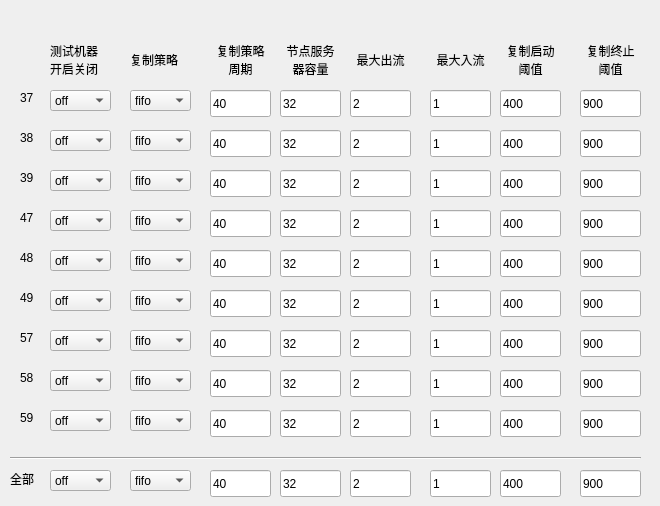
   <widget class="QWidget" name="tab_3">
    <attribute name="title">
     <string>机器列表3</string>
    </attribute>
    <widget class="QLabel" name="label_18">
     <property name="geometry">
      <rect>
       <x>130</x>
       <y>40</y>
       <width>61</width>
       <height>41</height>
      </rect>
     </property>
     <property name="text">
      <string>&lt;html&gt;&lt;head/&gt;&lt;body&gt;&lt;p&gt;复制策略&lt;/p&gt;&lt;/body&gt;&lt;/html&gt;</string>
     </property>
    </widget>
    <widget class="QLabel" name="label_19">
     <property name="geometry">
      <rect>
       <x>350</x>
       <y>40</y>
       <width>61</width>
       <height>41</height>
      </rect>
     </property>
     <property name="text">
      <string>&lt;html&gt;&lt;head/&gt;&lt;body&gt;&lt;p align=&quot;center&quot;&gt;最大出流&lt;/p&gt;&lt;/body&gt;&lt;/html&gt;</string>
     </property>
    </widget>
    <widget class="QLabel" name="label_20">
     <property name="geometry">
      <rect>
       <x>500</x>
       <y>40</y>
       <width>61</width>
       <height>41</height>
      </rect>
     </property>
     <property name="text">
      <string>&lt;html&gt;&lt;head/&gt;&lt;body&gt;&lt;p align=&quot;center&quot;&gt;复制启动&lt;br/&gt;阈值&lt;/p&gt;&lt;/body&gt;&lt;/html&gt;</string>
     </property>
    </widget>
    <widget class="QLabel" name="label_34">
     <property name="geometry">
      <rect>
       <x>570</x>
       <y>40</y>
       <width>81</width>
       <height>41</height>
      </rect>
     </property>
     <property name="text">
      <string>&lt;html&gt;&lt;head/&gt;&lt;body&gt;&lt;p align=&quot;center&quot;&gt;复制终止&lt;br/&gt;阈值&lt;/p&gt;&lt;/body&gt;&lt;/html&gt;</string>
     </property>
    </widget>
    <widget class="QLabel" name="label_21">
     <property name="geometry">
      <rect>
       <x>210</x>
       <y>40</y>
       <width>61</width>
       <height>41</height>
      </rect>
     </property>
     <property name="text">
      <string>&lt;html&gt;&lt;head/&gt;&lt;body&gt;&lt;p align=&quot;center&quot;&gt;复制策略&lt;br/&gt;周期&lt;/p&gt;&lt;/body&gt;&lt;/html&gt;</string>
     </property>
    </widget>
    <widget class="QLabel" name="label_4">
     <property name="geometry">
      <rect>
       <x>50</x>
       <y>40</y>
       <width>66</width>
       <height>41</height>
      </rect>
     </property>
     <property name="text">
      <string>&lt;html&gt;&lt;head/&gt;&lt;body&gt;&lt;p&gt;测试机器&lt;br/&gt;开启关闭&lt;/p&gt;&lt;/body&gt;&lt;/html&gt;</string>
     </property>
    </widget>
    <widget class="QLabel" name="label_22">
     <property name="geometry">
      <rect>
       <x>280</x>
       <y>40</y>
       <width>61</width>
       <height>41</height>
      </rect>
     </property>
     <property name="text">
      <string>&lt;html&gt;&lt;head/&gt;&lt;body&gt;&lt;p align=&quot;center&quot;&gt;节点服务&lt;br/&gt;器容量&lt;/p&gt;&lt;/body&gt;&lt;/html&gt;</string>
     </property>
    </widget>
    <widget class="QLabel" name="label_23">
     <property name="geometry">
      <rect>
       <x>430</x>
       <y>40</y>
       <width>61</width>
       <height>41</height>
      </rect>
     </property>
     <property name="text">
      <string>&lt;html&gt;&lt;head/&gt;&lt;body&gt;&lt;p align=&quot;center&quot;&gt;最大入流&lt;/p&gt;&lt;/body&gt;&lt;/html&gt;</string>
     </property>
    </widget>
    <widget class="QComboBox" name="comboBox_onoff_37">
     <property name="geometry">
      <rect>
       <x>50</x>
       <y>90</y>
       <width>61</width>
       <height>21</height>
      </rect>
     </property>
     <item>
      <property name="text">
       <string>off</string>
      </property>
     </item>
     <item>
      <property name="text">
       <string>on</string>
      </property>
     </item>
    </widget>
    <widget class="QLineEdit" name="lineEdit_period_37">
     <property name="geometry">
      <rect>
       <x>210</x>
       <y>90</y>
       <width>61</width>
       <height>27</height>
      </rect>
     </property>
     <property name="text">
      <string>40</string>
     </property>
    </widget>
    <widget class="QLineEdit" name="lineEdit_capacity_37">
     <property name="geometry">
      <rect>
       <x>280</x>
       <y>90</y>
       <width>61</width>
       <height>27</height>
      </rect>
     </property>
     <property name="text">
      <string>32</string>
     </property>
    </widget>
    <widget class="QLineEdit" name="lineEdit_maxin_37">
     <property name="geometry">
      <rect>
       <x>430</x>
       <y>90</y>
       <width>61</width>
       <height>27</height>
      </rect>
     </property>
     <property name="text">
      <string>1</string>
     </property>
    </widget>
    <widget class="QComboBox" name="comboBox_algo_37">
     <property name="geometry">
      <rect>
       <x>130</x>
       <y>90</y>
       <width>61</width>
       <height>21</height>
      </rect>
     </property>
     <item>
      <property name="text">
       <string>fifo</string>
      </property>
     </item>
     <item>
      <property name="text">
       <string>lru</string>
      </property>
     </item>
     <item>
      <property name="text">
       <string>dw</string>
      </property>
     </item>
     <item>
      <property name="text">
       <string>lfu</string>
      </property>
     </item>
    </widget>
    <widget class="QLabel" name="label_ip_37">
     <property name="geometry">
      <rect>
       <x>20</x>
       <y>90</y>
       <width>21</width>
       <height>16</height>
      </rect>
     </property>
     <property name="text">
      <string>37</string>
     </property>
    </widget>
    <widget class="QLineEdit" name="lineEdit_threshhigh_37">
     <property name="geometry">
      <rect>
       <x>580</x>
       <y>90</y>
       <width>61</width>
       <height>27</height>
      </rect>
     </property>
     <property name="text">
      <string>900</string>
     </property>
    </widget>
    <widget class="QLineEdit" name="lineEdit_maxout_37">
     <property name="geometry">
      <rect>
       <x>350</x>
       <y>90</y>
       <width>61</width>
       <height>27</height>
      </rect>
     </property>
     <property name="text">
      <string>2</string>
     </property>
    </widget>
    <widget class="QLineEdit" name="lineEdit_thresh_37">
     <property name="geometry">
      <rect>
       <x>500</x>
       <y>90</y>
       <width>61</width>
       <height>27</height>
      </rect>
     </property>
     <property name="text">
      <string>400</string>
     </property>
    </widget>
    <widget class="QComboBox" name="comboBox_algo_38">
     <property name="geometry">
      <rect>
       <x>130</x>
       <y>130</y>
       <width>61</width>
       <height>21</height>
      </rect>
     </property>
     <item>
      <property name="text">
       <string>fifo</string>
      </property>
     </item>
     <item>
      <property name="text">
       <string>lru</string>
      </property>
     </item>
     <item>
      <property name="text">
       <string>dw</string>
      </property>
     </item>
     <item>
      <property name="text">
       <string>lfu</string>
      </property>
     </item>
    </widget>
    <widget class="QLineEdit" name="lineEdit_maxout_38">
     <property name="geometry">
      <rect>
       <x>350</x>
       <y>130</y>
       <width>61</width>
       <height>27</height>
      </rect>
     </property>
     <property name="text">
      <string>2</string>
     </property>
    </widget>
    <widget class="QComboBox" name="comboBox_onoff_38">
     <property name="geometry">
      <rect>
       <x>50</x>
       <y>130</y>
       <width>61</width>
       <height>21</height>
      </rect>
     </property>
     <item>
      <property name="text">
       <string>off</string>
      </property>
     </item>
     <item>
      <property name="text">
       <string>on</string>
      </property>
     </item>
    </widget>
    <widget class="QLineEdit" name="lineEdit_period_38">
     <property name="geometry">
      <rect>
       <x>210</x>
       <y>130</y>
       <width>61</width>
       <height>27</height>
      </rect>
     </property>
     <property name="text">
      <string>40</string>
     </property>
    </widget>
    <widget class="QLabel" name="label_ip_38">
     <property name="geometry">
      <rect>
       <x>20</x>
       <y>130</y>
       <width>21</width>
       <height>16</height>
      </rect>
     </property>
     <property name="text">
      <string>38</string>
     </property>
    </widget>
    <widget class="QLineEdit" name="lineEdit_thresh_38">
     <property name="geometry">
      <rect>
       <x>500</x>
       <y>130</y>
       <width>61</width>
       <height>27</height>
      </rect>
     </property>
     <property name="text">
      <string>400</string>
     </property>
    </widget>
    <widget class="QLineEdit" name="lineEdit_threshhigh_38">
     <property name="geometry">
      <rect>
       <x>580</x>
       <y>130</y>
       <width>61</width>
       <height>27</height>
      </rect>
     </property>
     <property name="text">
      <string>900</string>
     </property>
    </widget>
    <widget class="QLineEdit" name="lineEdit_capacity_38">
     <property name="geometry">
      <rect>
       <x>280</x>
       <y>130</y>
       <width>61</width>
       <height>27</height>
      </rect>
     </property>
     <property name="text">
      <string>32</string>
     </property>
    </widget>
    <widget class="QLineEdit" name="lineEdit_maxin_38">
     <property name="geometry">
      <rect>
       <x>430</x>
       <y>130</y>
       <width>61</width>
       <height>27</height>
      </rect>
     </property>
     <property name="text">
      <string>1</string>
     </property>
    </widget>
    <widget class="QComboBox" name="comboBox_algo_39">
     <property name="geometry">
      <rect>
       <x>130</x>
       <y>170</y>
       <width>61</width>
       <height>21</height>
      </rect>
     </property>
     <item>
      <property name="text">
       <string>fifo</string>
      </property>
     </item>
     <item>
      <property name="text">
       <string>lru</string>
      </property>
     </item>
     <item>
      <property name="text">
       <string>dw</string>
      </property>
     </item>
     <item>
      <property name="text">
       <string>lfu</string>
      </property>
     </item>
    </widget>
    <widget class="QLineEdit" name="lineEdit_maxout_39">
     <property name="geometry">
      <rect>
       <x>350</x>
       <y>170</y>
       <width>61</width>
       <height>27</height>
      </rect>
     </property>
     <property name="text">
      <string>2</string>
     </property>
    </widget>
    <widget class="QComboBox" name="comboBox_onoff_39">
     <property name="geometry">
      <rect>
       <x>50</x>
       <y>170</y>
       <width>61</width>
       <height>21</height>
      </rect>
     </property>
     <item>
      <property name="text">
       <string>off</string>
      </property>
     </item>
     <item>
      <property name="text">
       <string>on</string>
      </property>
     </item>
    </widget>
    <widget class="QLineEdit" name="lineEdit_period_39">
     <property name="geometry">
      <rect>
       <x>210</x>
       <y>170</y>
       <width>61</width>
       <height>27</height>
      </rect>
     </property>
     <property name="text">
      <string>40</string>
     </property>
    </widget>
    <widget class="QLabel" name="label_ip_39">
     <property name="geometry">
      <rect>
       <x>20</x>
       <y>170</y>
       <width>21</width>
       <height>16</height>
      </rect>
     </property>
     <property name="text">
      <string>39</string>
     </property>
    </widget>
    <widget class="QLineEdit" name="lineEdit_thresh_39">
     <property name="geometry">
      <rect>
       <x>500</x>
       <y>170</y>
       <width>61</width>
       <height>27</height>
      </rect>
     </property>
     <property name="text">
      <string>400</string>
     </property>
    </widget>
    <widget class="QLineEdit" name="lineEdit_threshhigh_39">
     <property name="geometry">
      <rect>
       <x>580</x>
       <y>170</y>
       <width>61</width>
       <height>27</height>
      </rect>
     </property>
     <property name="text">
      <string>900</string>
     </property>
    </widget>
    <widget class="QLineEdit" name="lineEdit_capacity_39">
     <property name="geometry">
      <rect>
       <x>280</x>
       <y>170</y>
       <width>61</width>
       <height>27</height>
      </rect>
     </property>
     <property name="text">
      <string>32</string>
     </property>
    </widget>
    <widget class="QLineEdit" name="lineEdit_maxin_39">
     <property name="geometry">
      <rect>
       <x>430</x>
       <y>170</y>
       <width>61</width>
       <height>27</height>
      </rect>
     </property>
     <property name="text">
      <string>1</string>
     </property>
    </widget>
    <widget class="QComboBox" name="comboBox_algo_47">
     <property name="geometry">
      <rect>
       <x>130</x>
       <y>210</y>
       <width>61</width>
       <height>21</height>
      </rect>
     </property>
     <item>
      <property name="text">
       <string>fifo</string>
      </property>
     </item>
     <item>
      <property name="text">
       <string>lru</string>
      </property>
     </item>
     <item>
      <property name="text">
       <string>dw</string>
      </property>
     </item>
     <item>
      <property name="text">
       <string>lfu</string>
      </property>
     </item>
    </widget>
    <widget class="QLineEdit" name="lineEdit_maxout_47">
     <property name="geometry">
      <rect>
       <x>350</x>
       <y>210</y>
       <width>61</width>
       <height>27</height>
      </rect>
     </property>
     <property name="text">
      <string>2</string>
     </property>
    </widget>
    <widget class="QComboBox" name="comboBox_onoff_47">
     <property name="geometry">
      <rect>
       <x>50</x>
       <y>210</y>
       <width>61</width>
       <height>21</height>
      </rect>
     </property>
     <item>
      <property name="text">
       <string>off</string>
      </property>
     </item>
     <item>
      <property name="text">
       <string>on</string>
      </property>
     </item>
    </widget>
    <widget class="QLineEdit" name="lineEdit_period_47">
     <property name="geometry">
      <rect>
       <x>210</x>
       <y>210</y>
       <width>61</width>
       <height>27</height>
      </rect>
     </property>
     <property name="text">
      <string>40</string>
     </property>
    </widget>
    <widget class="QLabel" name="label_ip_47">
     <property name="geometry">
      <rect>
       <x>20</x>
       <y>210</y>
       <width>21</width>
       <height>16</height>
      </rect>
     </property>
     <property name="text">
      <string>47</string>
     </property>
    </widget>
    <widget class="QLineEdit" name="lineEdit_thresh_47">
     <property name="geometry">
      <rect>
       <x>500</x>
       <y>210</y>
       <width>61</width>
       <height>27</height>
      </rect>
     </property>
     <property name="text">
      <string>400</string>
     </property>
    </widget>
    <widget class="QLineEdit" name="lineEdit_threshhigh_47">
     <property name="geometry">
      <rect>
       <x>580</x>
       <y>210</y>
       <width>61</width>
       <height>27</height>
      </rect>
     </property>
     <property name="text">
      <string>900</string>
     </property>
    </widget>
    <widget class="QLineEdit" name="lineEdit_capacity_47">
     <property name="geometry">
      <rect>
       <x>280</x>
       <y>210</y>
       <width>61</width>
       <height>27</height>
      </rect>
     </property>
     <property name="text">
      <string>32</string>
     </property>
    </widget>
    <widget class="QLineEdit" name="lineEdit_maxin_47">
     <property name="geometry">
      <rect>
       <x>430</x>
       <y>210</y>
       <width>61</width>
       <height>27</height>
      </rect>
     </property>
     <property name="text">
      <string>1</string>
     </property>
    </widget>
    <widget class="QComboBox" name="comboBox_algo_48">
     <property name="geometry">
      <rect>
       <x>130</x>
       <y>250</y>
       <width>61</width>
       <height>21</height>
      </rect>
     </property>
     <item>
      <property name="text">
       <string>fifo</string>
      </property>
     </item>
     <item>
      <property name="text">
       <string>lru</string>
      </property>
     </item>
     <item>
      <property name="text">
       <string>dw</string>
      </property>
     </item>
     <item>
      <property name="text">
       <string>lfu</string>
      </property>
     </item>
    </widget>
    <widget class="QLineEdit" name="lineEdit_maxout_48">
     <property name="geometry">
      <rect>
       <x>350</x>
       <y>250</y>
       <width>61</width>
       <height>27</height>
      </rect>
     </property>
     <property name="text">
      <string>2</string>
     </property>
    </widget>
    <widget class="QComboBox" name="comboBox_onoff_48">
     <property name="geometry">
      <rect>
       <x>50</x>
       <y>250</y>
       <width>61</width>
       <height>21</height>
      </rect>
     </property>
     <item>
      <property name="text">
       <string>off</string>
      </property>
     </item>
     <item>
      <property name="text">
       <string>on</string>
      </property>
     </item>
    </widget>
    <widget class="QLineEdit" name="lineEdit_period_48">
     <property name="geometry">
      <rect>
       <x>210</x>
       <y>250</y>
       <width>61</width>
       <height>27</height>
      </rect>
     </property>
     <property name="text">
      <string>40</string>
     </property>
    </widget>
    <widget class="QLabel" name="label_ip_48">
     <property name="geometry">
      <rect>
       <x>20</x>
       <y>250</y>
       <width>21</width>
       <height>16</height>
      </rect>
     </property>
     <property name="text">
      <string>48</string>
     </property>
    </widget>
    <widget class="QLineEdit" name="lineEdit_thresh_48">
     <property name="geometry">
      <rect>
       <x>500</x>
       <y>250</y>
       <width>61</width>
       <height>27</height>
      </rect>
     </property>
     <property name="text">
      <string>400</string>
     </property>
    </widget>
    <widget class="QLineEdit" name="lineEdit_threshhigh_48">
     <property name="geometry">
      <rect>
       <x>580</x>
       <y>250</y>
       <width>61</width>
       <height>27</height>
      </rect>
     </property>
     <property name="text">
      <string>900</string>
     </property>
    </widget>
    <widget class="QLineEdit" name="lineEdit_capacity_48">
     <property name="geometry">
      <rect>
       <x>280</x>
       <y>250</y>
       <width>61</width>
       <height>27</height>
      </rect>
     </property>
     <property name="text">
      <string>32</string>
     </property>
    </widget>
    <widget class="QLineEdit" name="lineEdit_maxin_48">
     <property name="geometry">
      <rect>
       <x>430</x>
       <y>250</y>
       <width>61</width>
       <height>27</height>
      </rect>
     </property>
     <property name="text">
      <string>1</string>
     </property>
    </widget>
    <widget class="QComboBox" name="comboBox_algo_49">
     <property name="geometry">
      <rect>
       <x>130</x>
       <y>290</y>
       <width>61</width>
       <height>21</height>
      </rect>
     </property>
     <item>
      <property name="text">
       <string>fifo</string>
      </property>
     </item>
     <item>
      <property name="text">
       <string>lru</string>
      </property>
     </item>
     <item>
      <property name="text">
       <string>dw</string>
      </property>
     </item>
     <item>
      <property name="text">
       <string>lfu</string>
      </property>
     </item>
    </widget>
    <widget class="QLineEdit" name="lineEdit_maxout_49">
     <property name="geometry">
      <rect>
       <x>350</x>
       <y>290</y>
       <width>61</width>
       <height>27</height>
      </rect>
     </property>
     <property name="text">
      <string>2</string>
     </property>
    </widget>
    <widget class="QComboBox" name="comboBox_onoff_49">
     <property name="geometry">
      <rect>
       <x>50</x>
       <y>290</y>
       <width>61</width>
       <height>21</height>
      </rect>
     </property>
     <item>
      <property name="text">
       <string>off</string>
      </property>
     </item>
     <item>
      <property name="text">
       <string>on</string>
      </property>
     </item>
    </widget>
    <widget class="QLineEdit" name="lineEdit_period_49">
     <property name="geometry">
      <rect>
       <x>210</x>
       <y>290</y>
       <width>61</width>
       <height>27</height>
      </rect>
     </property>
     <property name="text">
      <string>40</string>
     </property>
    </widget>
    <widget class="QLabel" name="label_ip_49">
     <property name="geometry">
      <rect>
       <x>20</x>
       <y>290</y>
       <width>21</width>
       <height>16</height>
      </rect>
     </property>
     <property name="text">
      <string>49</string>
     </property>
    </widget>
    <widget class="QLineEdit" name="lineEdit_thresh_49">
     <property name="geometry">
      <rect>
       <x>500</x>
       <y>290</y>
       <width>61</width>
       <height>27</height>
      </rect>
     </property>
     <property name="text">
      <string>400</string>
     </property>
    </widget>
    <widget class="QLineEdit" name="lineEdit_threshhigh_49">
     <property name="geometry">
      <rect>
       <x>580</x>
       <y>290</y>
       <width>61</width>
       <height>27</height>
      </rect>
     </property>
     <property name="text">
      <string>900</string>
     </property>
    </widget>
    <widget class="QLineEdit" name="lineEdit_capacity_49">
     <property name="geometry">
      <rect>
       <x>280</x>
       <y>290</y>
       <width>61</width>
       <height>27</height>
      </rect>
     </property>
     <property name="text">
      <string>32</string>
     </property>
    </widget>
    <widget class="QLineEdit" name="lineEdit_maxin_49">
     <property name="geometry">
      <rect>
       <x>430</x>
       <y>290</y>
       <width>61</width>
       <height>27</height>
      </rect>
     </property>
     <property name="text">
      <string>1</string>
     </property>
    </widget>
    <widget class="QComboBox" name="comboBox_algo_57">
     <property name="geometry">
      <rect>
       <x>130</x>
       <y>330</y>
       <width>61</width>
       <height>21</height>
      </rect>
     </property>
     <item>
      <property name="text">
       <string>fifo</string>
      </property>
     </item>
     <item>
      <property name="text">
       <string>lru</string>
      </property>
     </item>
     <item>
      <property name="text">
       <string>dw</string>
      </property>
     </item>
     <item>
      <property name="text">
       <string>lfu</string>
      </property>
     </item>
    </widget>
    <widget class="QLineEdit" name="lineEdit_maxout_57">
     <property name="geometry">
      <rect>
       <x>350</x>
       <y>330</y>
       <width>61</width>
       <height>27</height>
      </rect>
     </property>
     <property name="text">
      <string>2</string>
     </property>
    </widget>
    <widget class="QComboBox" name="comboBox_onoff_57">
     <property name="geometry">
      <rect>
       <x>50</x>
       <y>330</y>
       <width>61</width>
       <height>21</height>
      </rect>
     </property>
     <item>
      <property name="text">
       <string>off</string>
      </property>
     </item>
     <item>
      <property name="text">
       <string>on</string>
      </property>
     </item>
    </widget>
    <widget class="QLineEdit" name="lineEdit_period_57">
     <property name="geometry">
      <rect>
       <x>210</x>
       <y>330</y>
       <width>61</width>
       <height>27</height>
      </rect>
     </property>
     <property name="text">
      <string>40</string>
     </property>
    </widget>
    <widget class="QLabel" name="label_ip_57">
     <property name="geometry">
      <rect>
       <x>20</x>
       <y>330</y>
       <width>21</width>
       <height>16</height>
      </rect>
     </property>
     <property name="text">
      <string>57</string>
     </property>
    </widget>
    <widget class="QLineEdit" name="lineEdit_thresh_57">
     <property name="geometry">
      <rect>
       <x>500</x>
       <y>330</y>
       <width>61</width>
       <height>27</height>
      </rect>
     </property>
     <property name="text">
      <string>400</string>
     </property>
    </widget>
    <widget class="QLineEdit" name="lineEdit_threshhigh_57">
     <property name="geometry">
      <rect>
       <x>580</x>
       <y>330</y>
       <width>61</width>
       <height>27</height>
      </rect>
     </property>
     <property name="text">
      <string>900</string>
     </property>
    </widget>
    <widget class="QLineEdit" name="lineEdit_capacity_57">
     <property name="geometry">
      <rect>
       <x>280</x>
       <y>330</y>
       <width>61</width>
       <height>27</height>
      </rect>
     </property>
     <property name="text">
      <string>32</string>
     </property>
    </widget>
    <widget class="QLineEdit" name="lineEdit_maxin_57">
     <property name="geometry">
      <rect>
       <x>430</x>
       <y>330</y>
       <width>61</width>
       <height>27</height>
      </rect>
     </property>
     <property name="text">
      <string>1</string>
     </property>
    </widget>
    <widget class="QComboBox" name="comboBox_algo_58">
     <property name="geometry">
      <rect>
       <x>130</x>
       <y>370</y>
       <width>61</width>
       <height>21</height>
      </rect>
     </property>
     <item>
      <property name="text">
       <string>fifo</string>
      </property>
     </item>
     <item>
      <property name="text">
       <string>lru</string>
      </property>
     </item>
     <item>
      <property name="text">
       <string>dw</string>
      </property>
     </item>
     <item>
      <property name="text">
       <string>lfu</string>
      </property>
     </item>
    </widget>
    <widget class="QLineEdit" name="lineEdit_maxout_58">
     <property name="geometry">
      <rect>
       <x>350</x>
       <y>370</y>
       <width>61</width>
       <height>27</height>
      </rect>
     </property>
     <property name="text">
      <string>2</string>
     </property>
    </widget>
    <widget class="QComboBox" name="comboBox_onoff_58">
     <property name="geometry">
      <rect>
       <x>50</x>
       <y>370</y>
       <width>61</width>
       <height>21</height>
      </rect>
     </property>
     <item>
      <property name="text">
       <string>off</string>
      </property>
     </item>
     <item>
      <property name="text">
       <string>on</string>
      </property>
     </item>
    </widget>
    <widget class="QLineEdit" name="lineEdit_period_58">
     <property name="geometry">
      <rect>
       <x>210</x>
       <y>370</y>
       <width>61</width>
       <height>27</height>
      </rect>
     </property>
     <property name="text">
      <string>40</string>
     </property>
    </widget>
    <widget class="QLabel" name="label_ip_58">
     <property name="geometry">
      <rect>
       <x>20</x>
       <y>370</y>
       <width>21</width>
       <height>16</height>
      </rect>
     </property>
     <property name="text">
      <string>58</string>
     </property>
    </widget>
    <widget class="QLineEdit" name="lineEdit_thresh_58">
     <property name="geometry">
      <rect>
       <x>500</x>
       <y>370</y>
       <width>61</width>
       <height>27</height>
      </rect>
     </property>
     <property name="text">
      <string>400</string>
     </property>
    </widget>
    <widget class="QLineEdit" name="lineEdit_threshhigh_58">
     <property name="geometry">
      <rect>
       <x>580</x>
       <y>370</y>
       <width>61</width>
       <height>27</height>
      </rect>
     </property>
     <property name="text">
      <string>900</string>
     </property>
    </widget>
    <widget class="QLineEdit" name="lineEdit_capacity_58">
     <property name="geometry">
      <rect>
       <x>280</x>
       <y>370</y>
       <width>61</width>
       <height>27</height>
      </rect>
     </property>
     <property name="text">
      <string>32</string>
     </property>
    </widget>
    <widget class="QLineEdit" name="lineEdit_maxin_58">
     <property name="geometry">
      <rect>
       <x>430</x>
       <y>370</y>
       <width>61</width>
       <height>27</height>
      </rect>
     </property>
     <property name="text">
      <string>1</string>
     </property>
    </widget>
    <widget class="QComboBox" name="comboBox_algo_59">
     <property name="geometry">
      <rect>
       <x>130</x>
       <y>410</y>
       <width>61</width>
       <height>21</height>
      </rect>
     </property>
     <item>
      <property name="text">
       <string>fifo</string>
      </property>
     </item>
     <item>
      <property name="text">
       <string>lru</string>
      </property>
     </item>
     <item>
      <property name="text">
       <string>dw</string>
      </property>
     </item>
     <item>
      <property name="text">
       <string>lfu</string>
      </property>
     </item>
    </widget>
    <widget class="QLineEdit" name="lineEdit_maxout_59">
     <property name="geometry">
      <rect>
       <x>350</x>
       <y>410</y>
       <width>61</width>
       <height>27</height>
      </rect>
     </property>
     <property name="text">
      <string>2</string>
     </property>
    </widget>
    <widget class="QComboBox" name="comboBox_onoff_59">
     <property name="geometry">
      <rect>
       <x>50</x>
       <y>410</y>
       <width>61</width>
       <height>21</height>
      </rect>
     </property>
     <item>
      <property name="text">
       <string>off</string>
      </property>
     </item>
     <item>
      <property name="text">
       <string>on</string>
      </property>
     </item>
    </widget>
    <widget class="QLineEdit" name="lineEdit_period_59">
     <property name="geometry">
      <rect>
       <x>210</x>
       <y>410</y>
       <width>61</width>
       <height>27</height>
      </rect>
     </property>
     <property name="text">
      <string>40</string>
     </property>
    </widget>
    <widget class="QLabel" name="label_ip_59">
     <property name="geometry">
      <rect>
       <x>20</x>
       <y>410</y>
       <width>21</width>
       <height>16</height>
      </rect>
     </property>
     <property name="text">
      <string>59</string>
     </property>
    </widget>
    <widget class="QLineEdit" name="lineEdit_thresh_59">
     <property name="geometry">
      <rect>
       <x>500</x>
       <y>410</y>
       <width>61</width>
       <height>27</height>
      </rect>
     </property>
     <property name="text">
      <string>400</string>
     </property>
    </widget>
    <widget class="QLineEdit" name="lineEdit_threshhigh_59">
     <property name="geometry">
      <rect>
       <x>580</x>
       <y>410</y>
       <width>61</width>
       <height>27</height>
      </rect>
     </property>
     <property name="text">
      <string>900</string>
     </property>
    </widget>
    <widget class="QLineEdit" name="lineEdit_capacity_59">
     <property name="geometry">
      <rect>
       <x>280</x>
       <y>410</y>
       <width>61</width>
       <height>27</height>
      </rect>
     </property>
     <property name="text">
      <string>32</string>
     </property>
    </widget>
    <widget class="QLineEdit" name="lineEdit_maxin_59">
     <property name="geometry">
      <rect>
       <x>430</x>
       <y>410</y>
       <width>61</width>
       <height>27</height>
      </rect>
     </property>
     <property name="text">
      <string>1</string>
     </property>
    </widget>
    <widget class="QLineEdit" name="lineEdit_threshhigh_tab3">
     <property name="geometry">
      <rect>
       <x>580</x>
       <y>470</y>
       <width>61</width>
       <height>27</height>
      </rect>
     </property>
     <property name="text">
      <string>900</string>
     </property>
    </widget>
    <widget class="QLineEdit" name="lineEdit_maxout_tab3">
     <property name="geometry">
      <rect>
       <x>350</x>
       <y>470</y>
       <width>61</width>
       <height>27</height>
      </rect>
     </property>
     <property name="text">
      <string>2</string>
     </property>
    </widget>
    <widget class="QLabel" name="label_all_tab3">
     <property name="geometry">
      <rect>
       <x>10</x>
       <y>470</y>
       <width>31</width>
       <height>17</height>
      </rect>
     </property>
     <property name="text">
      <string>全部</string>
     </property>
    </widget>
    <widget class="QLineEdit" name="lineEdit_capacity_tab3">
     <property name="geometry">
      <rect>
       <x>280</x>
       <y>470</y>
       <width>61</width>
       <height>27</height>
      </rect>
     </property>
     <property name="text">
      <string>32</string>
     </property>
    </widget>
    <widget class="QLineEdit" name="lineEdit_thresh_tab3">
     <property name="geometry">
      <rect>
       <x>500</x>
       <y>470</y>
       <width>61</width>
       <height>27</height>
      </rect>
     </property>
     <property name="text">
      <string>400</string>
     </property>
    </widget>
    <widget class="QComboBox" name="comboBox_algo_tab3">
     <property name="geometry">
      <rect>
       <x>130</x>
       <y>470</y>
       <width>61</width>
       <height>21</height>
      </rect>
     </property>
     <item>
      <property name="text">
       <string>fifo</string>
      </property>
     </item>
     <item>
      <property name="text">
       <string>lru</string>
      </property>
     </item>
     <item>
      <property name="text">
       <string>dw</string>
      </property>
     </item>
     <item>
      <property name="text">
       <string>lfu</string>
      </property>
     </item>
    </widget>
    <widget class="QLineEdit" name="lineEdit_period_tab3">
     <property name="geometry">
      <rect>
       <x>210</x>
       <y>470</y>
       <width>61</width>
       <height>27</height>
      </rect>
     </property>
     <property name="text">
      <string>40</string>
     </property>
    </widget>
    <widget class="QComboBox" name="comboBox_onoff_tab3">
     <property name="geometry">
      <rect>
       <x>50</x>
       <y>470</y>
       <width>61</width>
       <height>21</height>
      </rect>
     </property>
     <item>
      <property name="text">
       <string>off</string>
      </property>
     </item>
     <item>
      <property name="text">
       <string>on</string>
      </property>
     </item>
    </widget>
    <widget class="QLineEdit" name="lineEdit_maxin_tab3">
     <property name="geometry">
      <rect>
       <x>430</x>
       <y>470</y>
       <width>61</width>
       <height>27</height>
      </rect>
     </property>
     <property name="text">
      <string>1</string>
     </property>
    </widget>
    <widget class="Line" name="line_3">
     <property name="geometry">
      <rect>
       <x>10</x>
       <y>450</y>
       <width>631</width>
       <height>16</height>
      </rect>
     </property>
     <property name="orientation">
      <enum>Qt::Horizontal</enum>
     </property>
    </widget>
   </widget>
